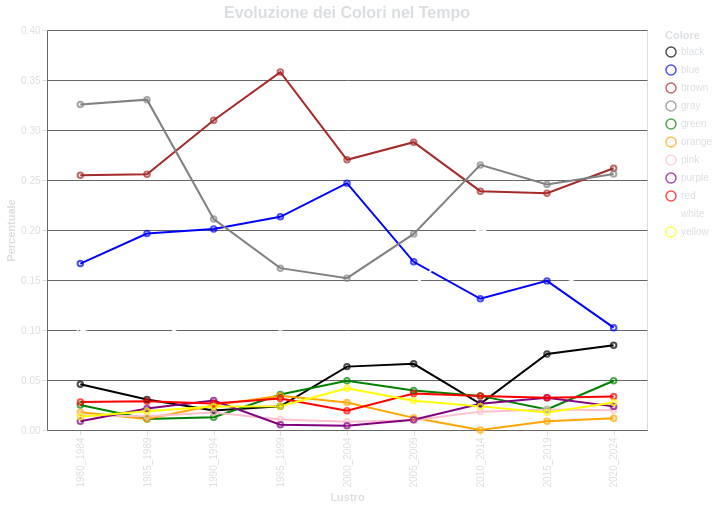

The Vega-Lite source for this figure:
### Vega-Lite specification from a JSON file in a GitHub repository (floating-point values rounded to 4 significant figures)
{"$schema": "https://vega.github.io/schema/vega-lite/v5.17.0.json", "config": {"axis": {"domainColor": "#666666", "gridColor": "#666666", "labelColor": "#DBDEE1", "tickColor": "#DBDEE1", "titleColor": "#DBDEE1"}, "background": "transparent", "legend": {"labelColor": "#DBDEE1", "titleColor": "#DBDEE1"}, "title": {"color": "#DBDEE1", "fontSize": 16}}, "data": {"name": "data-9c6a6a6894c0552357b7b9386b4640e1"}, "datasets": {"data-9c6a6a6894c0552357b7b9386b4640e1": [{"Colore": "black", "Lustro": "1980_1984", "Percentuale": 0.04566}, {"Colore": "black", "Lustro": "1985_1989", "Percentuale": 0.03044}, {"Colore": "black", "Lustro": "1990_1994", "Percentuale": 0.0196}, {"Colore": "black", "Lustro": "1995_1999", "Percentuale": 0.02368}, {"Colore": "black", "Lustro": "2000_2004", "Percentuale": 0.06339}, {"Colore": "black", "Lustro": "2005_2009", "Percentuale": 0.06618}, {"Colore": "black", "Lustro": "2010_2014", "Percentuale": 0.02625}, {"Colore": "black", "Lustro": "2015_2019", "Percentuale": 0.07602}, {"Colore": "black", "Lustro": "2020_2024", "Percentuale": 0.08465}, {"Colore": "blue", "Lustro": "1980_1984", "Percentuale": 0.1664}, {"Colore": "blue", "Lustro": "1985_1989", "Percentuale": 0.1964}, {"Colore": "blue", "Lustro": "1990_1994", "Percentuale": 0.2011}, {"Colore": "blue", "Lustro": "1995_1999", "Percentuale": 0.2132}, {"Colore": "blue", "Lustro": "2000_2004", "Percentuale": 0.2469}, {"Colore": "blue", "Lustro": "2005_2009", "Percentuale": 0.1682}, {"Colore": "blue", "Lustro": "2010_2014", "Percentuale": 0.1312}, {"Colore": "blue", "Lustro": "2015_2019", "Percentuale": 0.1491}, {"Colore": "blue", "Lustro": "2020_2024", "Percentuale": 0.1024}, {"Colore": "brown", "Lustro": "1980_1984", "Percentuale": 0.2548}, {"Colore": "brown", "Lustro": "1985_1989", "Percentuale": 0.2557}, {"Colore": "brown", "Lustro": "1990_1994", "Percentuale": 0.3098}, {"Colore": "brown", "Lustro": "1995_1999", "Percentuale": 0.3579}, {"Colore": "brown", "Lustro": "2000_2004", "Percentuale": 0.2702}, {"Colore": "brown", "Lustro": "2005_2009", "Percentuale": 0.2878}, {"Colore": "brown", "Lustro": "2010_2014", "Percentuale": 0.2388}, {"Colore": "brown", "Lustro": "2015_2019", "Percentuale": 0.2368}, {"Colore": "brown", "Lustro": "2020_2024", "Percentuale": 0.2618}, {"Colore": "gray", "Lustro": "1980_1984", "Percentuale": 0.3255}, {"Colore": "gray", "Lustro": "1985_1989", "Percentuale": 0.3304}, {"Colore": "gray", "Lustro": "1990_1994", "Percentuale": 0.2109}, {"Colore": "gray", "Lustro": "1995_1999", "Percentuale": 0.1618}, {"Colore": "gray", "Lustro": "2000_2004", "Percentuale": 0.1518}, {"Colore": "gray", "Lustro": "2005_2009", "Percentuale": 0.1961}, {"Colore": "gray", "Lustro": "2010_2014", "Percentuale": 0.2651}, {"Colore": "gray", "Lustro": "2015_2019", "Percentuale": 0.2456}, {"Colore": "gray", "Lustro": "2020_2024", "Percentuale": 0.2559}, {"Colore": "green", "Lustro": "1980_1984", "Percentuale": 0.02504}, {"Colore": "green", "Lustro": "1985_1989", "Percentuale": 0.01096}, {"Colore": "green", "Lustro": "1990_1994", "Percentuale": 0.01278}, {"Colore": "green", "Lustro": "1995_1999", "Percentuale": 0.03553}, {"Colore": "green", "Lustro": "2000_2004", "Percentuale": 0.04921}, {"Colore": "green", "Lustro": "2005_2009", "Percentuale": 0.03947}, {"Colore": "green", "Lustro": "2010_2014", "Percentuale": 0.03412}, {"Colore": "green", "Lustro": "2015_2019", "Percentuale": 0.02047}, {"Colore": "green", "Lustro": "2020_2024", "Percentuale": 0.04921}, {"Colore": "orange", "Lustro": "1980_1984", "Percentuale": 0.01767}, {"Colore": "orange", "Lustro": "1985_1989", "Percentuale": 0.01096}, {"Colore": "orange", "Lustro": "1990_1994", "Percentuale": 0.02471}, {"Colore": "orange", "Lustro": "1995_1999", "Percentuale": 0.03421}, {"Colore": "orange", "Lustro": "2000_2004", "Percentuale": 0.02752}, {"Colore": "orange", "Lustro": "2005_2009", "Percentuale": 0.01214}, {"Colore": "orange", "Lustro": "2010_2014", "Percentuale": 0.0}, {"Colore": "orange", "Lustro": "2015_2019", "Percentuale": 0.008772}, {"Colore": "orange", "Lustro": "2020_2024", "Percentuale": 0.01181}, {"Colore": "pink", "Lustro": "1980_1984", "Percentuale": 0.01473}, {"Colore": "pink", "Lustro": "1985_1989", "Percentuale": 0.0138}, {"Colore": "pink", "Lustro": "1990_1994", "Percentuale": 0.01747}, {"Colore": "pink", "Lustro": "1995_1999", "Percentuale": 0.01053}, {"Colore": "pink", "Lustro": "2000_2004", "Percentuale": 0.00834}, {"Colore": "pink", "Lustro": "2005_2009", "Percentuale": 0.009715}, {"Colore": "pink", "Lustro": "2010_2014", "Percentuale": 0.01837}, {"Colore": "pink", "Lustro": "2015_2019", "Percentuale": 0.02047}, {"Colore": "pink", "Lustro": "2020_2024", "Percentuale": 0.01969}, {"Colore": "purple", "Lustro": "1980_1984", "Percentuale": 0.008837}, {"Colore": "purple", "Lustro": "1985_1989", "Percentuale": 0.02151}, {"Colore": "purple", "Lustro": "1990_1994", "Percentuale": 0.0294}, {"Colore": "purple", "Lustro": "1995_1999", "Percentuale": 0.005263}, {"Colore": "purple", "Lustro": "2000_2004", "Percentuale": 0.00417}, {"Colore": "purple", "Lustro": "2005_2009", "Percentuale": 0.01032}, {"Colore": "purple", "Lustro": "2010_2014", "Percentuale": 0.02625}, {"Colore": "purple", "Lustro": "2015_2019", "Percentuale": 0.03216}, {"Colore": "purple", "Lustro": "2020_2024", "Percentuale": 0.02362}, {"Colore": "red", "Lustro": "1980_1984", "Percentuale": 0.02798}, {"Colore": "red", "Lustro": "1985_1989", "Percentuale": 0.02882}, {"Colore": "red", "Lustro": "1990_1994", "Percentuale": 0.02642}, {"Colore": "red", "Lustro": "1995_1999", "Percentuale": 0.03158}, {"Colore": "red", "Lustro": "2000_2004", "Percentuale": 0.01918}, {"Colore": "red", "Lustro": "2005_2009", "Percentuale": 0.03643}, {"Colore": "red", "Lustro": "2010_2014", "Percentuale": 0.03412}, {"Colore": "red", "Lustro": "2015_2019", "Percentuale": 0.03216}, {"Colore": "red", "Lustro": "2020_2024", "Percentuale": 0.03347}, {"Colore": "white", "Lustro": "1980_1984", "Percentuale": 0.1001}, {"Colore": "white", "Lustro": "1985_1989", "Percentuale": 0.08239}, {"Colore": "white", "Lustro": "1990_1994", "Percentuale": 0.1244}, {"Colore": "white", "Lustro": "1995_1999", "Percentuale": 0.1026}, {"Colore": "white", "Lustro": "2000_2004", "Percentuale": 0.1176}, {"Colore": "white", "Lustro": "2005_2009", "Percentuale": 0.1445}, {"Colore": "white", "Lustro": "2010_2014", "Percentuale": 0.2021}, {"Colore": "white", "Lustro": "2015_2019", "Percentuale": 0.1608}, {"Colore": "white", "Lustro": "2020_2024", "Percentuale": 0.1299}, {"Colore": "yellow", "Lustro": "1980_1984", "Percentuale": 0.01325}, {"Colore": "yellow", "Lustro": "1985_1989", "Percentuale": 0.01867}, {"Colore": "yellow", "Lustro": "1990_1994", "Percentuale": 0.02343}, {"Colore": "yellow", "Lustro": "1995_1999", "Percentuale": 0.02368}, {"Colore": "yellow", "Lustro": "2000_2004", "Percentuale": 0.0417}, {"Colore": "yellow", "Lustro": "2005_2009", "Percentuale": 0.02914}, {"Colore": "yellow", "Lustro": "2010_2014", "Percentuale": 0.02362}, {"Colore": "yellow", "Lustro": "2015_2019", "Percentuale": 0.01754}, {"Colore": "yellow", "Lustro": "2020_2024", "Percentuale": 0.02756}]}, "height": 400, "layer": [{"encoding": {"color": {"field": "Colore", "scale": {"domain": ["black", "blue", "brown", "gray", "green", "orange", "pink", "purple", "red", "white", "yellow"], "range": ["black", "blue", "brown", "gray", "green", "orange", "pink", "purple", "red", "white", "yellow"]}, "type": "nominal"}, "x": {"field": "Lustro", "type": "nominal"}, "y": {"field": "Percentuale", "type": "quantitative"}}, "mark": {"type": "line"}}, {"encoding": {"color": {"field": "Colore", "scale": {"domain": ["black", "blue", "brown", "gray", "green", "orange", "pink", "purple", "red", "white", "yellow"], "range": ["black", "blue", "brown", "gray", "green", "orange", "pink", "purple", "red", "white", "yellow"]}, "type": "nominal"}, "tooltip": [{"field": "Lustro", "type": "nominal"}, {"field": "Colore", "type": "nominal"}, {"field": "Percentuale", "type": "quantitative"}], "x": {"field": "Lustro", "type": "nominal"}, "y": {"field": "Percentuale", "type": "quantitative"}}, "mark": {"type": "point"}}], "title": "Evoluzione dei Colori nel Tempo", "width": 600}
